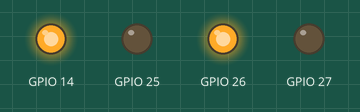
Bench run of a sketch on a simulated ESP32. Parts: output pins drawn as LEDs (lit = HIGH).

Above: at 0.05 s.
At 2.55 s:
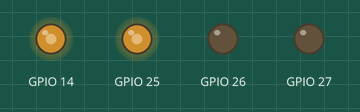
Timing chart, 0 to 6.0 s (numbered marks = the images above):
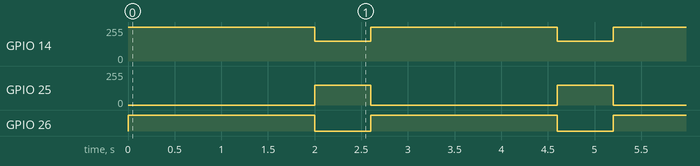

The sketch:

Lift_Right_Control_Test.ino
```cpp
// Define output pins for motor control
const int motor1A = 14;
const int motor1B = 27;
const int motor2A = 26;
const int motor2B = 25;

void setup() {
  // configure LED PWM functionalitites
  ledcSetup(0,2000,8); //ledcSetup(ledChannel, freq, resolution);
  ledcSetup(1,2000,8);
  ledcSetup(2,2000,8);
  ledcSetup(3,2000,8);


  // attach the channel to the GPIO to be controlled
  ledcAttachPin(14, 0); //ledcAttachPin(ledPin, ledChannel);
  ledcAttachPin(27, 1);
  ledcAttachPin(26, 2);
  ledcAttachPin(25, 3);
}

void loop() {


// Move forward
  ledcWrite(0, 255);
  ledcWrite(1, 0);
  ledcWrite(2, 255);
  ledcWrite(3, 0);
  delay(2000); // 1 second

// Turn right
  ledcWrite(0, 150);
  ledcWrite(1, 0);
  ledcWrite(2, 0);
  ledcWrite(3, 150);
  delay(600); // 1 second
}
```

Measured:
- by itself, GPIO 14: alternates 255/255 for 2.0 s and 149/255 for 0.60 s
- by itself, GPIO 25: alternates 149/255 for 0.60 s and 0/255 for 2.0 s
- by itself, GPIO 26: alternates HIGH for 2.0 s and LOW for 0.60 s
